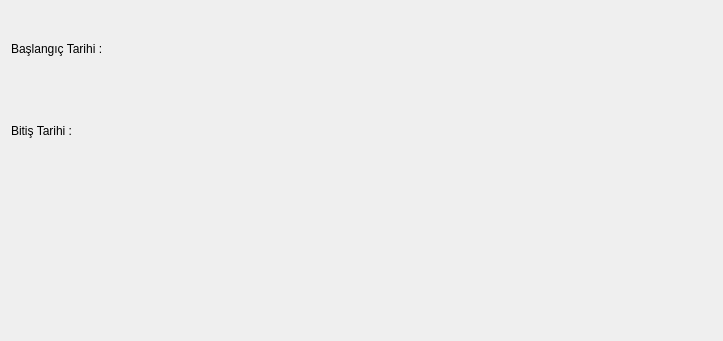
<?xml version="1.0" encoding="UTF-8"?>
<ui version="4.0">
 <class>XYZ_BATCH</class>
 <widget class="QDialog" name="XYZ_BATCH">
  <property name="geometry">
   <rect>
    <x>0</x>
    <y>0</y>
    <width>723</width>
    <height>341</height>
   </rect>
  </property>
  <property name="sizePolicy">
   <sizepolicy hsizetype="Expanding" vsizetype="Expanding">
    <horstretch>0</horstretch>
    <verstretch>0</verstretch>
   </sizepolicy>
  </property>
  <property name="windowTitle">
   <string>Dialog</string>
  </property>
  <layout class="QGridLayout" name="gridLayout_2">
   <item row="0" column="0">
    <layout class="QGridLayout" name="gridLayout">
     <item row="0" column="0">
      <widget class="QLabel" name="label">
       <property name="text">
        <string>Başlangıç Tarihi :</string>
       </property>
      </widget>
     </item>
     <item row="0" column="1">
      <widget class="QAdakDate" name="adakDate_baslangic_tarihi">
       <property name="whatsThis">
        <string>Tarih Widgeti</string>
       </property>
       <property name="QAdakDate" stdset="0">
        <rect>
         <x>0</x>
         <y>0</y>
         <width>100</width>
         <height>100</height>
        </rect>
       </property>
      </widget>
     </item>
     <item row="1" column="0">
      <widget class="QLabel" name="label_2">
       <property name="text">
        <string>Bitiş Tarihi :</string>
       </property>
      </widget>
     </item>
     <item row="1" column="1">
      <widget class="QAdakDate" name="adakDate_bitis_tarihi">
       <property name="whatsThis">
        <string>Tarih Widgeti</string>
       </property>
       <property name="QAdakDate" stdset="0">
        <rect>
         <x>0</x>
         <y>0</y>
         <width>100</width>
         <height>100</height>
        </rect>
       </property>
      </widget>
     </item>
    </layout>
   </item>
   <item row="1" column="0">
    <layout class="QHBoxLayout" name="horizontalLayout" stretch="1,3">
     <item>
      <spacer name="horizontalSpacer">
       <property name="minimumSize">
        <size>
         <width>128</width>
         <height>64</height>
        </size>
       </property>
       <property name="orientation">
        <enum>Qt::Horizontal</enum>
       </property>
       <property name="sizeHint" stdset="0">
        <size>
         <width>125</width>
         <height>61</height>
        </size>
       </property>
      </spacer>
     </item>
     <item>
      <widget class="QWidget" name="widget_batch_buttons" native="true">
       <property name="minimumSize">
        <size>
         <width>128</width>
         <height>64</height>
        </size>
       </property>
      </widget>
     </item>
    </layout>
   </item>
  </layout>
 </widget>
 <customwidgets>
  <customwidget>
   <class>QAdakDate</class>
   <extends>QWidget</extends>
   <header>QAdakDate.h</header>
  </customwidget>
 </customwidgets>
 <resources/>
 <connections/>
</ui>
